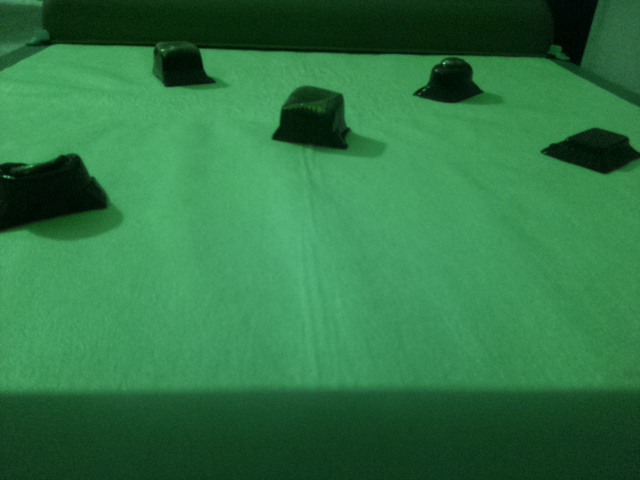
#> input picture Pictures/pic.png, 640 x 480 px, found by its file name
$ python perspectiveTransform.py
#> lines starting #> are read from the running program, lines starting #| are printed output that depends on the picture
import cv2
import numpy as np

img = cv2.imread('pic.png')
#> img is the input picture: shape (480, 640, 3); mean B, G, R 68.7, 118.2, 47.7
rows,cols,ch = img.shape
#> rows = 480; cols = 640; ch = 3

pts1 = np.float32([[53,44],[546,58],[0,394],[640,390]])
pts2 = np.float32([[0,0],[640,0],[0,480],[640,480]])

M = cv2.getPerspectiveTransform(pts1,pts2)

dst = cv2.warpPerspective(img,M,(640,480))
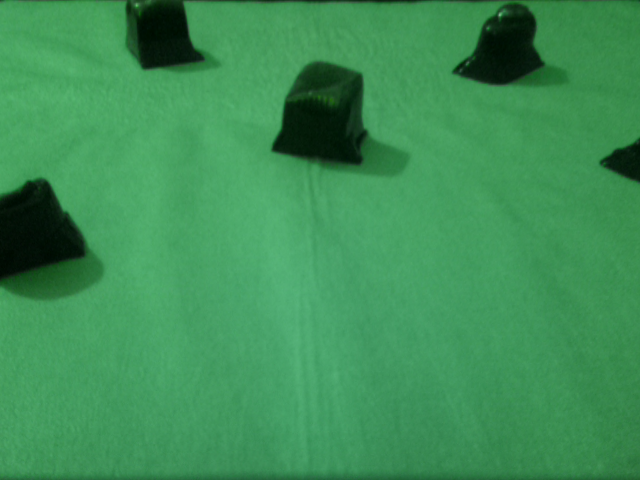
#> dst: shape (480, 640, 3); mean B, G, R 86.2, 144.1, 61.1

cv2.imwrite("newperspective.png", dst)

$ run again, with Pictures/pad_area.png copied over Pictures/pic.png
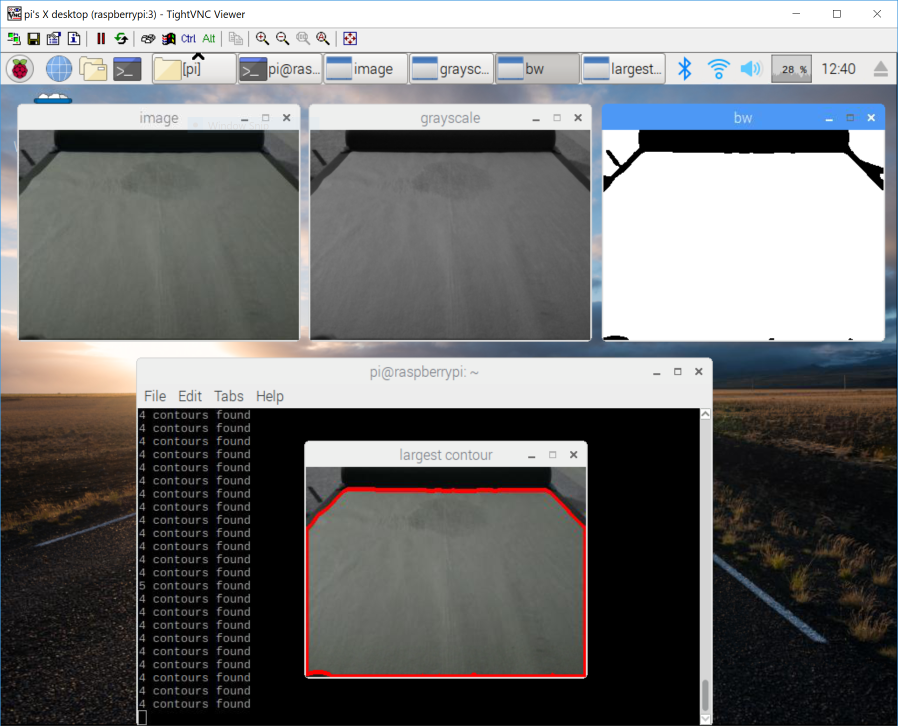
#> input picture Pictures/pad_area.png, 1796 x 1452 px, found by its file name (shown at 1/2 size)
#> img is the input picture: shape (1452, 1796, 3); mean B, G, R 113.9, 113.4, 113.2
#> `dst = cv2.warpPerspective(img,M,(640,480))`:
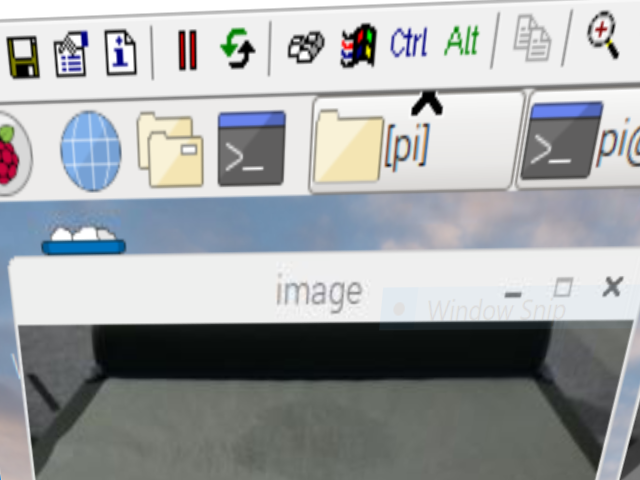
#> dst: shape (480, 640, 3); mean B, G, R 165.6, 163.8, 160.4

$ run again, with Pictures/testTransform.png copied over Pictures/pic.png
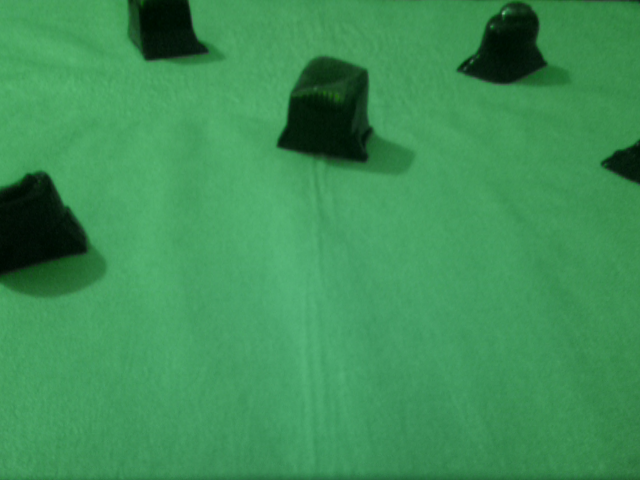
#> input picture Pictures/testTransform.png, 640 x 480 px, found by its file name
#> img is the input picture: shape (480, 640, 3); mean B, G, R 86.6, 144.6, 61.4
#> `dst = cv2.warpPerspective(img,M,(640,480))`:
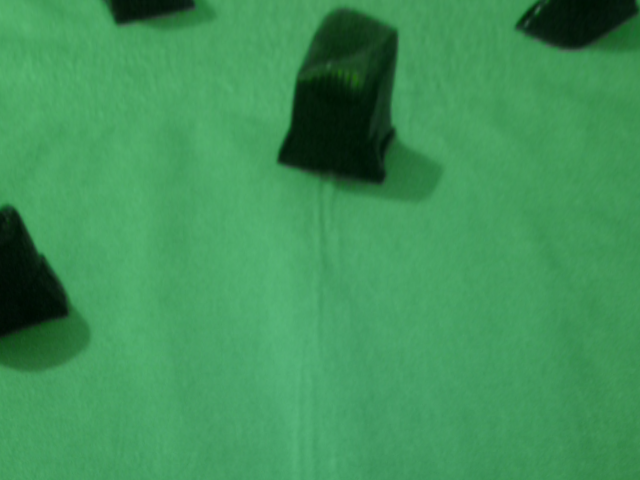
#> dst: shape (480, 640, 3); mean B, G, R 88.7, 146.9, 63.2
